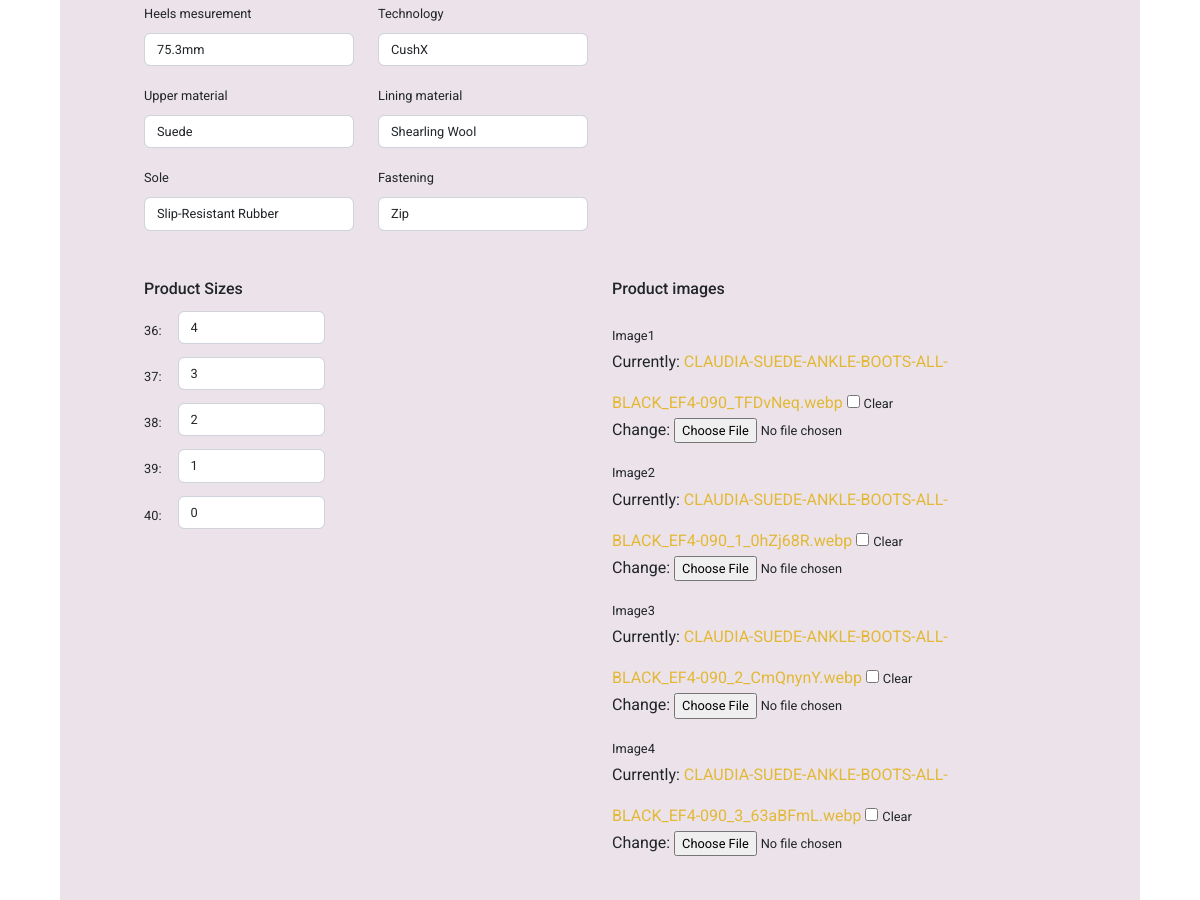
The app's page /products/edit/5/ (signed in, middle part), older data.
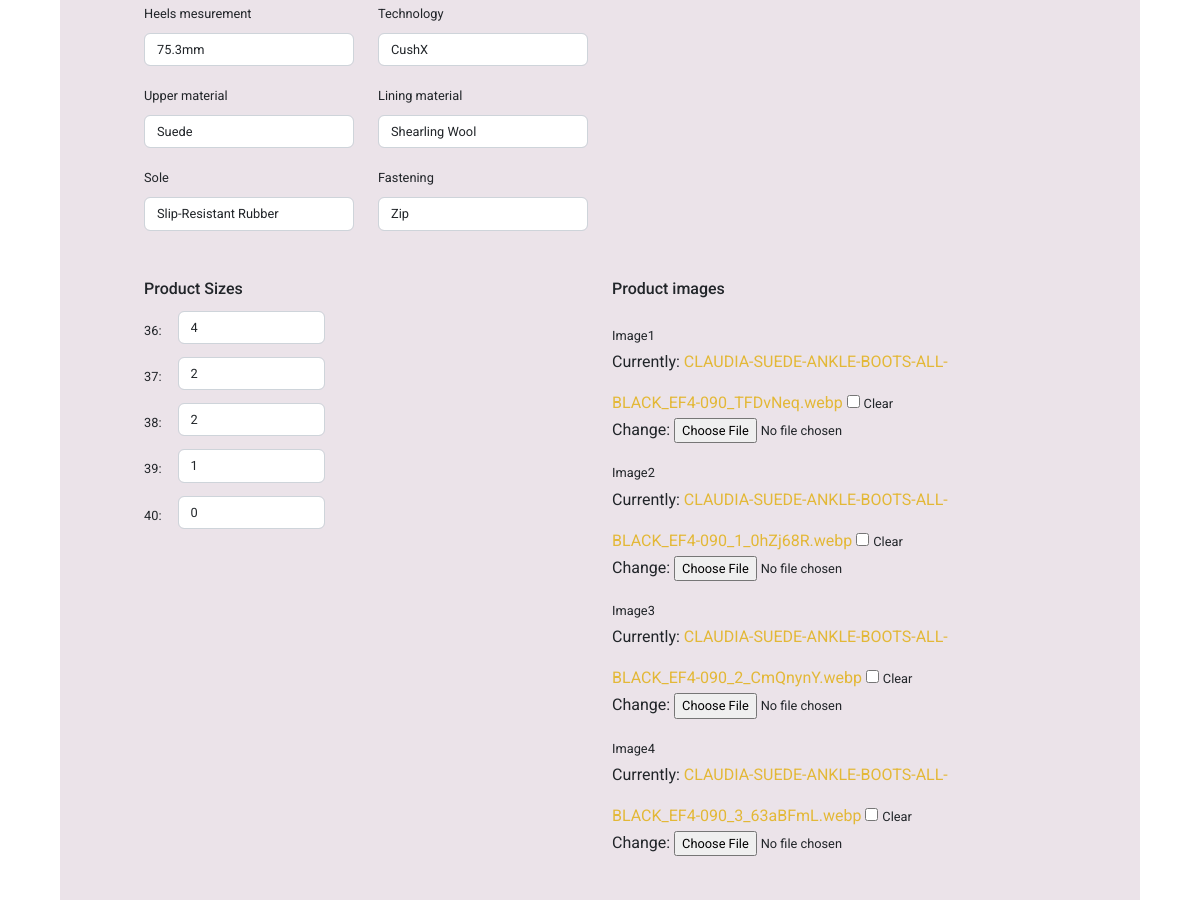
The same page, newer data.
### products/models.py (models this page shows, shortened)
class Size(models.Model):
    product_id = models.ForeignKey('Product',
                                   null=True,
                                   blank=True,
                                   on_delete=models.CASCADE)
    size = models.CharField(max_length=2, null=True)
    stock = models.PositiveSmallIntegerField(null=True)

### products/views.py (the view, shortened to what this page needs)
@login_required
def edit_product(request, product_id):
    if not request.user.is_authenticated:
        messages.info(request, 'Request not allowed, only store admin.')
        return redirect(reverse('home'))
    product = get_object_or_404(Product, pk=product_id)
    sizes = Size.objects.filter(product_id=product_id).all()
    product_details = ProductDetail.objects.filter(product_id=product_id).all()
    product_images = get_object_or_404(Image, product_id=product)
    images_form = ImageForm(instance=product_images)
    product_form = ProductForm(instance=product)
    product_detail_data = None
    for detail in list(product_details.values()):
        product_detail_data = {
            'heels_mesurement': detail['heels_mesurement'],
            'upper_material': detail['upper_material'],
            'sole': detail['sole'],
            'technology': detail['technology'],
            'lining_material': detail['lining_material'],
            'fastening': detail['fastening'],
        }
    product_detail_form = ProductDetailForm(product_detail_data)
    template = 'products/edit_product.html'
    messages.info(request, f'You are about to edit {product.title}')
    context = {
        'product_form': product_form,
        'product_sizes': sizes,
        'product_detail_form': product_detail_form,
        'image_form': images_form,
        'product': product,
    }
    return render(request, template, context)

### products/forms.py
class ProductForm(forms.ModelForm):
    class Meta:
        model = Product
        fields = '__all__'
    image = forms.ImageField(label='Image', required=False,
                             widget=CustomClearableFileInput)
    def __init__(self, *args, **kwargs):
        super().__init__(*args, **kwargs)
        categories = Category.objects.all()
        friendly_names = [(c.id, c.get_friendly_name()) for c in categories]
        self.fields['category'].choices = friendly_names
        for field_name, field in self.fields.items():
            field.widget.attrs['class'] = 'border-black rounded-0'

class ProductDetailForm(forms.ModelForm):
    class Meta:
        model = ProductDetail
        fields = '__all__'

### products/models.py (called while the page is built)
    def get_friendly_name(self):
        return self.friendly_name

### products/templates/products/edit_product.html (shortened to what this page needs)
{% extends 'base.html' %}
{% load static %}
{% block extra_css %}
<link rel="stylesheet" href="{% static 'css/products.css' %}">
{% endblock %}
{% block content %}
<div class="main_wraper">
  <div class="container-fluid mt-5 mb-5 product-mngt-container" id="product-mngt-container">
    <form class="form" action="{% url 'edit_product' product.id %}" method="POST" id="product-form" enctype="multipart/form-data">
    <div class="row d-flex mt-2 mt-md-5">
      <div class="col-12 col-md-8 col-lg-6">
        <div class="product-detail-container">
          <div class="row">
            <div class="col-6">
              {{ product_detail_form.heels_mesurement | as_crispy_field }}
              {{ product_detail_form.upper_material | as_crispy_field }}
              {{ product_detail_form.sole | as_crispy_field }}
            </div>
            <div class="col-6">
              {{ product_detail_form.technology | as_crispy_field }}
              {{ product_detail_form.lining_material | as_crispy_field }}
              {{ product_detail_form.fastening | as_crispy_field }}
            </div>
          </div>
        </div>
      </div>
    </div>
    <div class="row d-flex mt-2 mt-md-5">
      <div class="col-12 col-md-6">
        <div class="product-size-container">
          <div class="row stock-container">
            <h6>Product Sizes</h6>
            {% for size in product_sizes %}
            <div class="size-stock-box mb-2">
              <div class="col-8 d-flex size_stock">
                <p class="" data-name="size" data-value="{{ size.size }}">{{ size.size }}: </p>
                <input type="number" name="stock_size_{{ size.size }}" value="{{ size.stock }}" class="textinput textInput form-control ms-3 w-50">
              </div>
            </div>
            {% endfor %}
          </div>
        </div>
      </div>
      <div class="col-12 col-md-6 mt-4 mt-md-0">
        <div class="product-image-container ">
          <h6>Product images</h6>
          <div class="row">
            <div class="col-10 images-col">
              {{ image_form.image1 | as_crispy_field }}
              {{ image_form.image2 | as_crispy_field }}
              {{ image_form.image3 | as_crispy_field }}
              {{ image_form.image4 | as_crispy_field }}
            </div>
          </div>
        </div>
      </div>
    </div>
  </form>
  </div>
</div>
{% endblock %}

Row changes from the older to the newer data that the page shows:
changed Size (number 2 of 5 on the later page): stock_size_37 "3" → "2"
